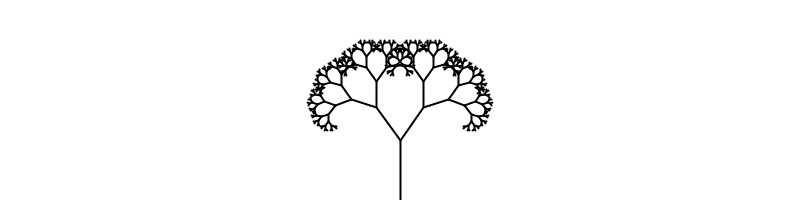
Frame 1 (no input)
Frame 2 (the mouse pressed at the canvas centre, redrawn once): identical to frame 1, image omitted

The Processing sketch that drew this single still picture (run headless with seeded random() and noise(); the mouse was pressed at the canvas centre and the sketch redrawn once):

// Processing sketch: NOC_8_06_Tree_static
// ── NOC_8_06_Tree_static.pde
// Recursive Tree
// Daniel Shiffman <http://www.shiffman.net>
// Nature of Code, Chapter 8

// Renders a simple tree-like structure via recursion
// Branching angle calculated as a function of horizontal mouse location

void setup() {
  size(800, 200);
  smooth();
}

void draw() {
  background(255);
  // Start the tree from the bottom of the screen
  translate(width/2, height);
  stroke(0);
  branch(60);
  noLoop();
}

void branch(float len) {
  strokeWeight(2);
      
  line(0, 0, 0, -len);
  // Move to the end of that line
  translate(0, -len);

  len *= 0.66;
  // All recursive functions must have an exit condition!!!!
  // Here, ours is when the length of the branch is 2 pixels or less
  if (len > 2) {
    pushMatrix();    // Save the current state of transformation (i.e. where are we now)
    rotate(PI/5);   // Rotate by theta
    branch(len);       // Ok, now call myself to draw two new branches!!
    popMatrix();     // Whenever we get back here, we "pop" in order to restore the previous matrix state

    // Repeat the same thing, only branch off to the "left" this time!
    pushMatrix();
    rotate(-PI/5);
    branch(len);
    popMatrix();
  }
}
